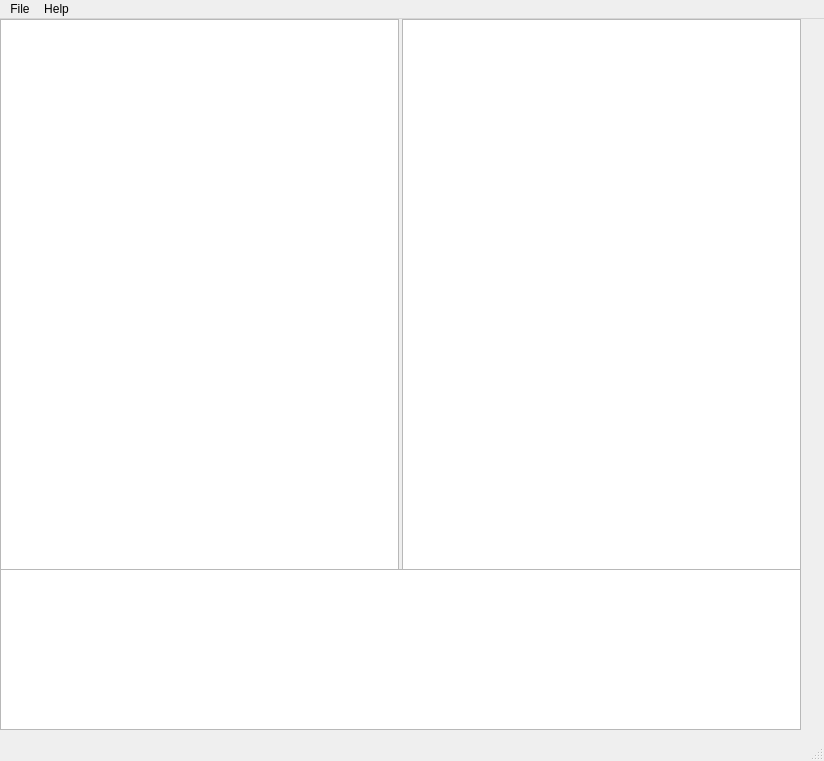
<?xml version="1.0" encoding="UTF-8"?>
<ui version="4.0">
 <class>MainWindow</class>
 <widget class="QMainWindow" name="MainWindow">
  <property name="geometry">
   <rect>
    <x>0</x>
    <y>0</y>
    <width>824</width>
    <height>761</height>
   </rect>
  </property>
  <property name="windowTitle">
   <string>MainWindow</string>
  </property>
  <widget class="QWidget" name="centralwidget">
   <widget class="QWidget" name="horizontalLayoutWidget">
    <property name="geometry">
     <rect>
      <x>0</x>
      <y>0</y>
      <width>801</width>
      <height>551</height>
     </rect>
    </property>
    <layout class="QHBoxLayout" name="horizontalLayout">
     <property name="spacing">
      <number>3</number>
     </property>
     <item>
      <widget class="QTreeView" name="treeView"/>
     </item>
     <item>
      <widget class="QGraphicsView" name="graphicsView"/>
     </item>
    </layout>
   </widget>
   <widget class="QTextEdit" name="textEdit">
    <property name="geometry">
     <rect>
      <x>0</x>
      <y>550</y>
      <width>801</width>
      <height>161</height>
     </rect>
    </property>
   </widget>
  </widget>
  <widget class="QMenuBar" name="menubar">
   <property name="geometry">
    <rect>
     <x>0</x>
     <y>0</y>
     <width>824</width>
     <height>25</height>
    </rect>
   </property>
   <widget class="QMenu" name="menuFile">
    <property name="title">
     <string>File</string>
    </property>
    <addaction name="actionLoad"/>
    <addaction name="separator"/>
    <addaction name="actionQuit"/>
   </widget>
   <widget class="QMenu" name="menuAbout">
    <property name="title">
     <string>Help</string>
    </property>
    <addaction name="actionAbout"/>
   </widget>
   <addaction name="menuFile"/>
   <addaction name="menuAbout"/>
  </widget>
  <widget class="QStatusBar" name="statusbar"/>
  <action name="actionLoad">
   <property name="text">
    <string>Load</string>
   </property>
  </action>
  <action name="actionQuit">
   <property name="text">
    <string>Quit</string>
   </property>
  </action>
  <action name="actionAbout">
   <property name="text">
    <string>About</string>
   </property>
  </action>
 </widget>
 <resources/>
 <connections/>
</ui>
